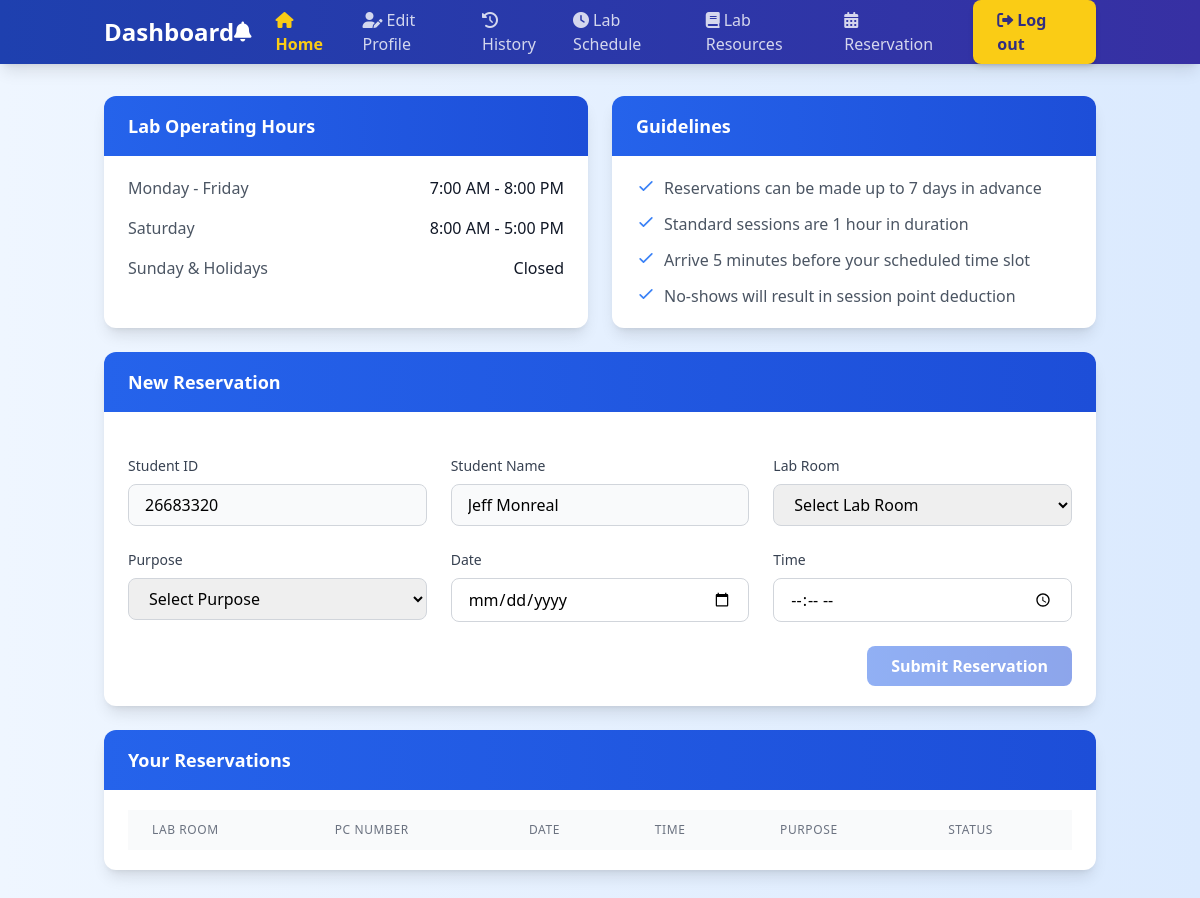
The page /reservation.php (signed in) on the database as committed earlier.
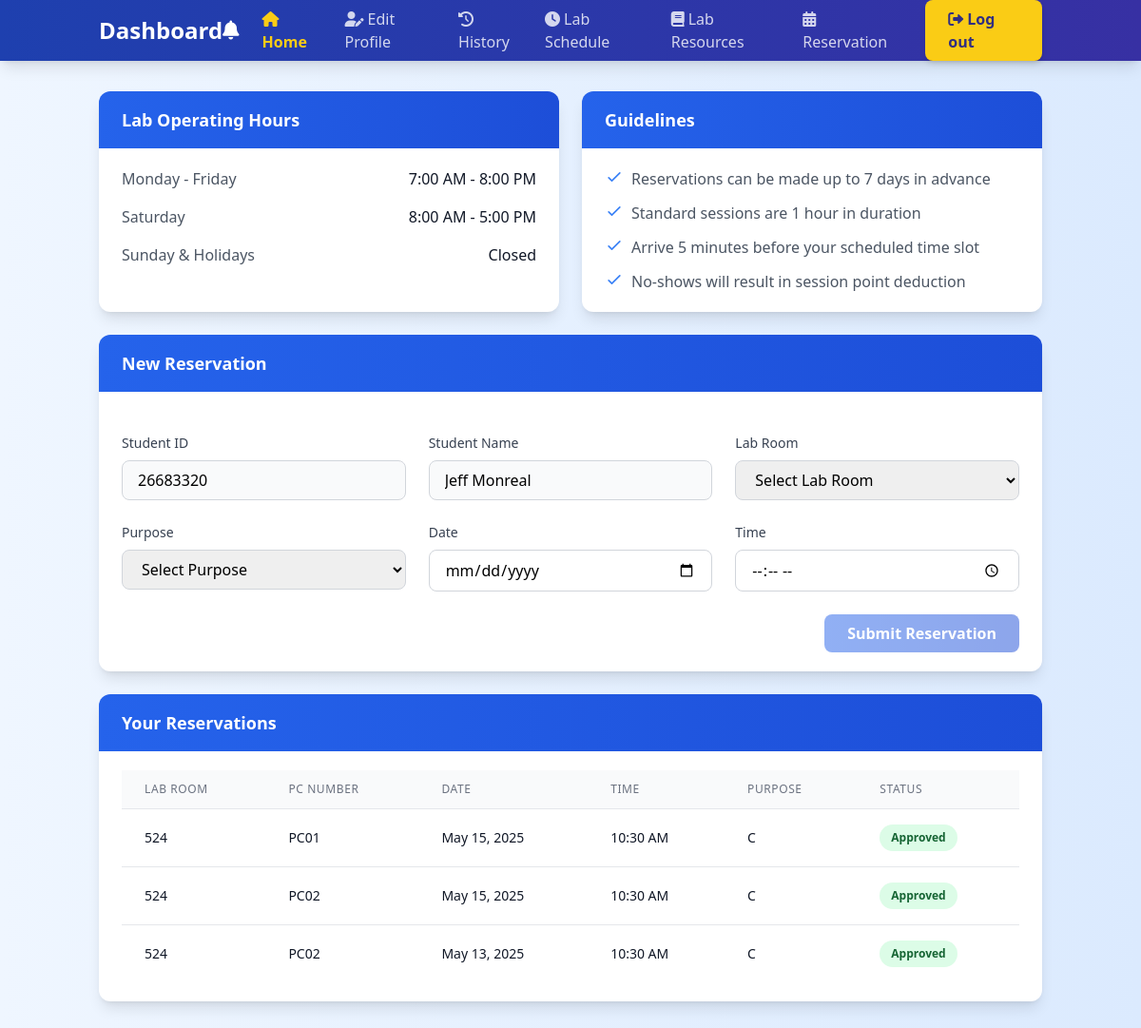
The same page on the database as committed later.
### tables this page shows
CREATE TABLE `users` (
  `ID` int(11) NOT NULL,
  `ID_NUMBER` int(11) NOT NULL,
  `LASTNAME` varchar(50) NOT NULL,
  `FIRSTNAME` varchar(50) NOT NULL,
  `MIDDLENAME` varchar(50) DEFAULT NULL,
  `COURSE` varchar(100) DEFAULT NULL,
  `YEAR` int(11) DEFAULT NULL,
  `USERNAME` varchar(50) NOT NULL,
  `PASSWORD` varchar(100) NOT NULL,
  `EMAIL` varchar(100) NOT NULL,
  `ADDRESS` varchar(30) DEFAULT NULL,
  `SESSION` int(11) DEFAULT 30,
  `IMAGE` varchar(100) DEFAULT NULL,
  `CREATED_AT` timestamp NOT NULL DEFAULT current_timestamp(),
  `user_type` enum('student','admin') NOT NULL DEFAULT 'student',
  `POINTS` int(11) DEFAULT 0
);

CREATE TABLE `reservations` (
  `id` int(11) NOT NULL,
  `student_id` int(11) NOT NULL,
  `lab_room` varchar(10) NOT NULL,
  `pc_number` varchar(10) NOT NULL,
  `purpose` varchar(100) NOT NULL,
  `reservation_date` date NOT NULL,
  `time_in` time NOT NULL,
  `status` enum('pending','approved','disapproved') DEFAULT 'pending',
  `timeout_at` datetime DEFAULT NULL,
  `created_at` timestamp NOT NULL DEFAULT current_timestamp(),
  `updated_at` timestamp NOT NULL DEFAULT current_timestamp() ON UPDATE current_timestamp()
);

### reservation.php (the view, shortened to what the rows shown need)
<?php
$host = 'localhost';
$username = 'root';
$password = '';
$dbname = 'ccs-sit-in';
$conn = new mysqli($host, $username, $password, $dbname);
$canReserve = true;
$reservationMessage = '';
$username = $_SESSION['username'];
$stmt = $conn->prepare("SELECT ID_NUMBER FROM users WHERE USERNAME = ?");
$stmt->bind_param("s", $username);
$stmt->execute();
$result = $stmt->get_result();
$user = $result->fetch_assoc();
$student_id = $user['ID_NUMBER'];
$reservations = $conn->query("
    SELECT r.*, u.FIRSTNAME, u.LASTNAME, u.ID_NUMBER
    FROM reservations r
    JOIN users u ON r.student_id = u.ID_NUMBER
    WHERE r.status IN ('pending', 'approved')
    ORDER BY r.reservation_date DESC, r.time_in ASC
");
?>
<!DOCTYPE html>
<html lang="en">
<head>
    <script src="https://cdn.tailwindcss.com"></script>
    <link rel="stylesheet" href="https://cdnjs.cloudflare.com/ajax/libs/font-awesome/6.0.0/css/all.min.css">
</head>
<body class="bg-gradient-to-r from-blue-50 to-blue-100 min-h-screen">
    <header class="bg-gradient-to-r from-blue-800 to-indigo-800 shadow-lg">
        <div class="container mx-auto px-4">
            <nav class="flex items-center justify-between h-16">
                <h2 class="text-2xl font-bold text-white">Dashboard</h2>
            </nav>
        </div>
    </header>
    <div class="container mx-auto px-4 py-8">
        <div class="max-w-7xl mx-auto space-y-6">
            <div class="bg-white rounded-xl shadow-lg overflow-hidden hover:shadow-xl transition-shadow duration-300">
                <div class="px-6 py-5">
                    <?php if (!$canReserve): ?>
                        <div class="bg-yellow-50 border-l-4 border-yellow-400 p-4 mb-4">
                            <div class="flex">
                                <div class="flex-shrink-0">
                                    <svg class="h-5 w-5 text-yellow-400" viewBox="0 0 20 20" fill="currentColor">
                                        <path fill-rule="evenodd" d="M8.257 3.099c.765-1.36 2.722-1.36 3.486 0l5.58 9.92c.75 1.334-.213 2.98-1.742 2.98H4.42c-1.53 0-2.493-1.646-1.743-2.98l5.58-9.92zM11 13a1 1 0 11-2 0 1 1 0 012 0zm-1-8a1 1 0 00-1 1v3a1 1 0 002 0V6a1 1 0 00-1-1z" clip-rule="evenodd"/>
                                    </svg>
                                </div>
                                <div class="ml-3">
                                    <p class="text-sm text-yellow-700"><?php echo htmlspecialchars($reservationMessage); ?></p>
                                </div>
                            </div>
                        </div>
                    <?php else: ?>
                        <form id="reservationForm" method="POST" class="space-y-6">
                            <div class="grid grid-cols-1 md:grid-cols-3 gap-6">
                                <div class="space-y-2">
                                    <label class="block text-sm font-medium text-gray-700">Student ID</label>
                                    <input type="text" value="<?php echo htmlspecialchars($student_id); ?>" readonly
                                           class="w-full px-4 py-2 rounded-lg border border-gray-300 bg-gray-50 focus:ring-2 focus:ring-blue-500 focus:border-blue-500">
                                </div>
                                <div class="space-y-2">
                                    <label class="block text-sm font-medium text-gray-700">Student Name</label>
                                    <input type="text" value="<?php echo htmlspecialchars($_SESSION['fullname'] ?? ''); ?>" readonly
                                           class="w-full px-4 py-2 rounded-lg border border-gray-300 bg-gray-50 focus:ring-2 focus:ring-blue-500 focus:border-blue-500">
                                </div>
                                <div class="space-y-2">
                                    <label class="block text-sm font-medium text-gray-700">Lab Room</label>
                                    <select name="lab_room" id="labRoom" required
                                            class="w-full px-4 py-2 rounded-lg border border-gray-300 focus:ring-2 focus:ring-blue-500 focus:border-blue-500">
                                        <option value="">Select Lab Room</option>
                                    </select>
                                </div>
                                <div class="space-y-2">
                                    <label class="block text-sm font-medium text-gray-700">Purpose</label>
                                    <select name="purpose" required
                                            class="w-full px-4 py-2 rounded-lg border border-gray-300 focus:ring-2 focus:ring-blue-500 focus:border-blue-500">
                                        <option value="">Select Purpose</option>
                                    </select>
                                </div>
                                <div class="space-y-2">
                                    <label class="block text-sm font-medium text-gray-700">Date</label>
                                    <input type="date" name="date" id="reservationDate" required
                                           min="<?php echo date('Y-m-d'); ?>"
                                           class="w-full px-4 py-2 rounded-lg border border-gray-300 focus:ring-2 focus:ring-blue-500 focus:border-blue-500">
                                </div>
                                <div class="space-y-2">
                                    <label class="block text-sm font-medium text-gray-700">Time</label>
                                    <input type="time" name="time_in" id="timeIn" required
                                           class="w-full px-4 py-2 rounded-lg border border-gray-300 focus:ring-2 focus:ring-blue-500 focus:border-blue-500">
                                </div>
                            </div>
                            <div class="flex justify-end">
                                <button type="submit" name="submit_reservation" id="submitBtn"
                                        class="px-6 py-2 bg-gradient-to-r from-blue-600 to-blue-700 text-white rounded-lg font-semibold hover:from-blue-700 hover:to-blue-800 focus:outline-none focus:ring-2 focus:ring-blue-500 focus:ring-offset-2 transition-all duration-300 disabled:opacity-50"
                                        disabled>
                                    Submit Reservation
                                </button>
                            </div>
                        </form>
                    <?php endif; ?>
                </div>
            </div>
            <div class="bg-white rounded-xl shadow-lg overflow-hidden hover:shadow-xl transition-shadow duration-300">
                <div class="px-6 py-5">
                    <?php if (empty($reservations)): ?>
                        <div class="text-center py-8">
                            <svg class="mx-auto h-12 w-12 text-gray-400" fill="none" viewBox="0 0 24 24" stroke="currentColor">
                                <path stroke-linecap="round" stroke-linejoin="round" stroke-width="2" d="M9 5H7a2 2 0 00-2 2v12a2 2 0 002 2h10a2 2 0 002-2V7a2 2 0 00-2-2h-2M9 5a2 2 0 002 2h2a2 2 0 002-2M9 5a2 2 0 012-2h2a2 2 0 012 2"/>
                            </svg>
                            <h3 class="mt-2 text-sm font-medium text-gray-900">No reservations</h3>
                            <p class="mt-1 text-sm text-gray-500">Get started by creating a new reservation.</p>
                        </div>
                    <?php else: ?>
                        <div class="overflow-x-auto">
                            <table class="min-w-full divide-y divide-gray-200">
                                <thead class="bg-gray-50">
                                    <tr>
                                        <th class="px-6 py-3 text-left text-xs font-medium text-gray-500 uppercase tracking-wider">Lab Room</th>
                                        <th class="px-6 py-3 text-left text-xs font-medium text-gray-500 uppercase tracking-wider">PC Number</th>
                                        <th class="px-6 py-3 text-left text-xs font-medium text-gray-500 uppercase tracking-wider">Date</th>
                                        <th class="px-6 py-3 text-left text-xs font-medium text-gray-500 uppercase tracking-wider">Time</th>
                                        <th class="px-6 py-3 text-left text-xs font-medium text-gray-500 uppercase tracking-wider">Purpose</th>
                                        <th class="px-6 py-3 text-left text-xs font-medium text-gray-500 uppercase tracking-wider">Status</th>
                                    </tr>
                                </thead>
                                <tbody class="bg-white divide-y divide-gray-200">
                                    <?php foreach ($reservations as $reservation): ?>
                                        <?php if ($reservation['student_id'] == $student_id): ?>
                                        <tr class="hover:bg-gray-50 transition-colors duration-200">
                                            <td class="px-6 py-4 whitespace-nowrap text-sm text-gray-900"><?php echo htmlspecialchars($reservation['lab_room']); ?></td>
                                            <td class="px-6 py-4 whitespace-nowrap text-sm text-gray-900"><?php echo htmlspecialchars($reservation['pc_number']); ?></td>
                                            <td class="px-6 py-4 whitespace-nowrap text-sm text-gray-900"><?php echo date('M d, Y', strtotime($reservation['reservation_date'])); ?></td>
                                            <td class="px-6 py-4 whitespace-nowrap text-sm text-gray-900">
                                                <?php
                                                if (!empty($reservation['time_in'])) {
                                                    echo date('h:i A', strtotime($reservation['time_in']));
                                                } else {
                                                    echo 'Time not set';
                                                }
                                                ?>
                                            </td>
                                            <td class="px-6 py-4 whitespace-nowrap text-sm text-gray-900"><?php echo htmlspecialchars($reservation['purpose']); ?></td>
                                            <td class="px-6 py-4 whitespace-nowrap">
                                                <span class="px-3 py-1 inline-flex text-xs leading-5 font-semibold rounded-full
                                                    <?php
                                                    switch($reservation['status']) {
                                                        case 'approved':
                                                            echo 'bg-green-100 text-green-800';
                                                            break;
                                                    }
                                                    ?>">
                                                    <?php echo ucfirst(htmlspecialchars($reservation['status'])); ?>
                                                </span>
                                            </td>
                                        </tr>
                                        <?php endif; ?>
                                    <?php endforeach; ?>
                                </tbody>
                            </table>
                        </div>
                    <?php endif; ?>
                </div>
            </div>
        </div>
    </div>
</body>
</html>

Rows that differ between the two databases and show on the page:
added reservations: lab_room "524", pc_number "PC01", reservation_date "May 15, 2025", time_in "10:30 AM", purpose "C", status "Approved"
added reservations: lab_room "524", pc_number "PC02", reservation_date "May 15, 2025", time_in "10:30 AM", purpose "C", status "Approved"
added reservations: lab_room "524", pc_number "PC02", reservation_date "May 13, 2025", time_in "10:30 AM", purpose "C", status "Approved"
